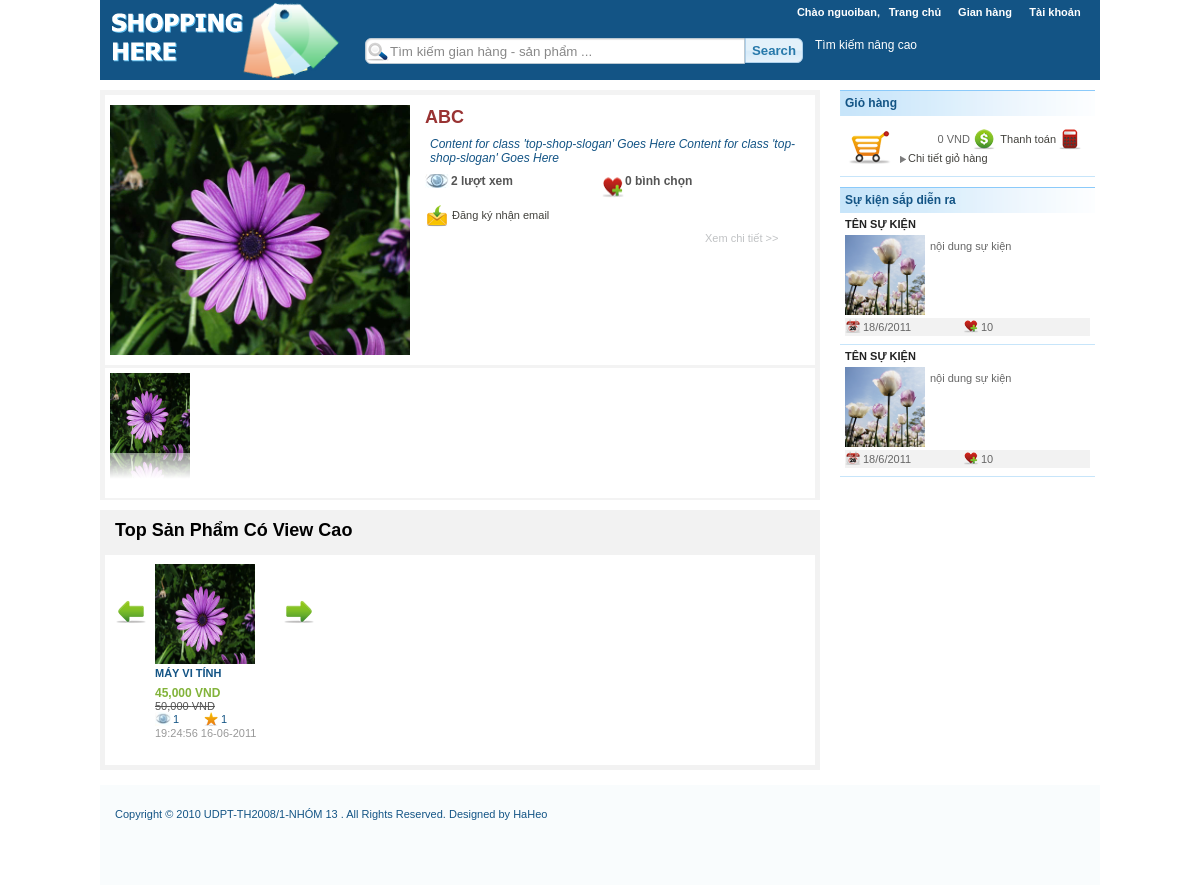
Screenshot of /index.php (signed in) with the database file from the repository.
### tables this page shows
CREATE TABLE `gian_hang` (
  `MaGianHang` int(11) NOT NULL,
  `MaNguoiDung` int(11) NOT NULL,
  `TenGianHang` varchar(100) DEFAULT NULL,
  `NgayTao` datetime DEFAULT NULL,
  `NgayXoa` datetime DEFAULT NULL,
  `NguoiXoa` int(11) DEFAULT NULL,
  `NgayCapNhat` datetime DEFAULT NULL,
  `NguoiCapNhat` int(11) DEFAULT NULL,
  `Theme` varchar(100) DEFAULT NULL,
  `DaXoa` int(11) NOT NULL,
  `LuotXem` int(10) NOT NULL DEFAULT '0',
  `ThongTin` varchar(100) DEFAULT NULL,
  PRIMARY KEY (`MaGianHang`),
  KEY `FK_Gian_Hang_Nguoi_Dung` (`MaNguoiDung`),
  CONSTRAINT `FK_Gian_Hang_Doi_Tuong` FOREIGN KEY (`MaGianHang`) REFERENCES `doi_tuong` (`MaDoiTuong`) ON DELETE NO ACTION ON UPDATE NO ACTION,
  CONSTRAINT `FK_Gian_Hang_Nguoi_Dung` FOREIGN KEY (`MaNguoiDung`) REFERENCES `nguoi_dung` (`MaNguoiDung`) ON DELETE NO ACTION ON UPDATE NO ACTION
);

CREATE TABLE `san_pham` (
  `Ma` int(11) NOT NULL,
  `MaSanPham` varchar(20) DEFAULT NULL,
  `TenSanPham` varchar(100) NOT NULL,
  `SoLuong` int(11) NOT NULL,
  `DonGiaGoc` double NOT NULL,
  `DonGiaBan` double DEFAULT NULL,
  `DacDiemSP` text,
  `NgayDang` datetime NOT NULL,
  `NgayCapNhat` datetime DEFAULT NULL,
  `NguoiCapNhat` int(11) DEFAULT NULL,
  `DaXoa` int(11) DEFAULT NULL,
  `NguoiXoa` int(11) DEFAULT NULL,
  `NgayXoa` datetime DEFAULT NULL,
  `HinhAnh` varchar(50) DEFAULT NULL,
  `MaLoaiSP` int(11) DEFAULT NULL,
  `LuotXem` int(11) NOT NULL DEFAULT '0',
  PRIMARY KEY (`Ma`),
  KEY `FK_San_Pham_Loai_SP1` (`MaLoaiSP`),
  CONSTRAINT `FK_San_Pham_Doi_Tuong` FOREIGN KEY (`Ma`) REFERENCES `doi_tuong` (`MaDoiTuong`) ON DELETE NO ACTION ON UPDATE NO ACTION,
  CONSTRAINT `FK_San_Pham_Loai_SP1` FOREIGN KEY (`MaLoaiSP`) REFERENCES `loai_san_pham` (`MaLoaiSP`) ON DELETE NO ACTION ON UPDATE NO ACTION
);

### class/ConnectDB.php (called while the page is built, shortened)
<?php
class ConnectDB {
	public static function OpenConnection()
	{
		return true;
	}
}
?>

### class/GianHangDAO.php (called while the page is built, shortened)
<?php
require_once ('ConnectDB.php');
class GianHangDAO extends ConnectDB {
	public static function LayTatCaGianHangTheoNgayTao($number)
	{
		$lstGianHang = array();
		try
		{
			$strSQL = "SELECT * FROM `gian_hang` ORDER BY `LuotXem` DESC, `NgayTao` DESC ";
			if ($number > 0)
				$strSQL .= " LIMIT 0, $number ";
			$strSQL .= " ;";
			$result = mysql_query($strSQL, ConnectDB::$mLink);
			while ($row = mysql_fetch_array($result))
			{
				$gianHangDto = new GianHangDTO();
				$gianHangDto->MaGianHang = $row["MaGianHang"];
				$gianHangDto->MaNguoiDung = $row["MaNguoiDung"];
				$gianHangDto->TenGianHang = $row["TenGianHang"];
				$gianHangDto->NgayTao = $row["NgayTao"];
				$gianHangDto->NgayXoa = $row["NgayXoa"];
				$gianHangDto->NguoiXoa = $row["NguoiXoa"];
				$gianHangDto->NgayCapNhat = $row["NgayCapNhat"];
				$gianHangDto->NguoiCapNhat = $row["NguoiCapNhat"];
				$gianHangDto->Theme = $row["Theme"];
				$gianHangDto->DaXoa = $row["DaXoa"];
				$gianHangDto->LuotXem = $row["LuotXem"];
				$gianHangDto->ThongTin = $row["ThongTin"];
				array_push($lstGianHang, $gianHangDto);
			}
		}
		catch (Exception $e)
		{
			$lstGianHang = null;
		}
		return $lstGianHang;
	}
}
?>

### class/LikesDAO.php (called while the page is built, shortened)
<?php
require_once ('ConnectDB.php');
 class LikesDAO extends ConnectDB {
 	public  static  function LayDanhSachLikesTheoMaDoiTuong($maDoiTuong)
	{
		$lstLikes = array();
		try {
			$strSQL = "select * from Likes where MaDoiTuong = $maDoiTuong;";
			$result = mysql_query($strSQL, ConnectDB::$mLink);
			if(!$result || mysql_num_rows($result) <= 0)
				return null;
		} catch (Exception $e) {
			$lstLikes = null;
		}
		return $lstLikes;
	}
 	public  static  function TinhSoSaoTBCuaMotDoiTuong($maDoiTuong)
	{
		$soSaoTB = 0;
		try {
			$strSQL = "select * from Likes where MaDoiTuong = $maDoiTuong;";
			$result = mysql_query($strSQL, ConnectDB::$mLink);
			$numRow = mysql_num_rows($result);
			$tongSoSao = 0;
			while ($row = mysql_fetch_array($result) )
			{
				$tongSoSao = $tongSoSao + $row["SoSao"];
			}
			$soSaoTB = $tongSoSao/$numRow;
		} catch (Exception $e) {
			$soSaoTB = 0;
		}
		return $soSaoTB;
	}
 }
?>

### class/SanPhamDAO.php (called while the page is built, shortened)
<?php
require_once 'ConnectDB.php';
class SanPhamDAO extends ConnectDB {
	public  static  function LayDanhSachSanPham($soLuong)
	{
		$lstSanPham = array();
		try {
			if ($soLuong > 0)
				$strSQL = "SELECT * FROM `San_pham` WHERE DaXoa = 0 ORDER BY `LuotXem` DESC, `NgayDang` DESC LIMIT 0, $soLuong;";
			else
				$strSQL = "SELECT * FROM `San_pham` WHERE DaXoa = 0 ORDER BY `LuotXem` DESC, `NgayDang` DESC;";
			$result = mysql_query($strSQL, ConnectDB::$mLink);
			while ($row = mysql_fetch_array($result) )
			{
				$sanPhamDto = new SanPhamDTO();
				$sanPhamDto->Ma = $row["Ma"];
				$sanPhamDto->TenSanPham = $row["TenSanPham"];
				$sanPhamDto->SoLuong = $row["SoLuong"];
				$sanPhamDto->DonGiaGoc = $row["DonGiaGoc"];
				$sanPhamDto->DonGiaBan = $row["DonGiaBan"];
				$sanPhamDto->DacDiemSP = $row["DacDiemSP"];
				$sanPhamDto->NgayDang = $row["NgayDang"];
				$sanPhamDto->NgayCapNhat = $row["NgayCapNhat"];
				$sanPhamDto->NguoiCapNhat = $row["NguoiCapNhat"];
				$sanPhamDto->DaXoa = $row["DaXoa"];
				$sanPhamDto->NgayXoa = $row["NgayXoa"];
				$sanPhamDto->NguoiXoa = $row["NguoiXoa"];
				$sanPhamDto->MaLoaiSP = $row["MaLoaiSP"];
				$sanPhamDto->HinhAnh =$row["HinhAnh"];
				$sanPhamDto->LuotXem = $row["LuotXem"];
				array_push($lstSanPham, $sanPhamDto);
			}
		} catch (Exception $e) {
			$lstSanPham = array();
		}
		return $lstSanPham;
	}
	public  static  function LayMaGianHangCuaSanPham($maSanPham)
	{
		$res = 0;
		try {
			if (!ConnectDB::OpenConnection())
				return;
			else
			{
				$strSQL = "	SELECT lsp.MaGianHang
							FROM san_pham sp, loai_san_pham lsp
							WHERE sp.Ma = $maSanPham AND sp.MaLoaiSP = lsp.MaLoaiSP and sp.DaXoa = 0;";
				$result = mysql_query($strSQL);
				$row = mysql_fetch_array($result);
				$res = $row["MaGianHang"];
			}
		} catch (Exception $e) {
			$res = 0;
		}
		return $res;
	}
}
?>

### controls/ucTopProduct.php (the view)
<div class="top-product">
   		<div class="top-list-product-wrapper">
       	  <div class="top-list-product-title">
				Top sản phẩm có view cao
          </div>
          <div class="top-list-product-content">
              <div class="top-list-product-item-back">
              </div>
                <?php
					require_once ('class/SanPhamDAO.php');
					$dsTopSanPham = SanPhamDAO::LayDanhSachSanPham(5);
					$strOutput = "";
					if (count($dsTopSanPham) == 0)
					{
						$strOutput = "<p><i>Website chưa có sản phẩm nào.</i></p>";
					}
					else
					{
						for($i = 0; $i< count($dsTopSanPham); $i++)
						{
							$sanPham = $dsTopSanPham[$i];
							$maGH = SanPhamDAO::LayMaGianHangCuaSanPham($sanPham->Ma);
							$donGiaBan = formatMoney($sanPham->DonGiaBan);
							$donGiaGoc = formatMoney($sanPham->DonGiaGoc);
							$soSao = LikesDAO::TinhSoSaoTBCuaMotDoiTuong($sanPham->Ma);
							$ngayDangSP = date_create($sanPham->NgayDang);
							$ngayDangSP = $ngayDangSP->format('H:i:s d-m-Y ');
							$strOutput .=
							"<div class='top-list-product-item'>
								<a href='chi_tiet_san_pham?maSanPham=$sanPham->Ma&maGianHang=$maGH'>
									<img src='$sanPham->HinhAnh' width='350' height='350' />
								</a>
								<div class='name'>
								<a  href='chi_tiet_san_pham?maSanPham=$sanPham->Ma&maGianHang=$maGH'>
									$sanPham->TenSanPham
								</a>
								</div>";
							if ($donGiaBan < $donGiaGoc)
							{
								$strOutput .= "<div class='new-price'>$donGiaBan VND</div>
										<div class='old-price'>$donGiaGoc VND</div>";
							}
							else
							{
								$strOutput .= "<div class='new-price'>$donGiaGoc VND</div>";
							}
							$strOutput .= "
								<div class='top-list-product-item-info'>
								  <a href='#'><div class='views'>$sanPham->LuotXem</div></a>
								  <a href='#'><div class='stars'>$soSao</div></a>
								</div>
								 <div class='top-list-product-item-info'> ";
							$strOutput .=" <a href='#'><div class='time-upload'>$ngayDangSP</div></a>
								</div>
							</div>";
						}
					}
					echo $strOutput;
				?>
              <div class="top-list-product-item-next">
              </div>
          </div>
   		</div>
      </div>

### controls/ucTopShop.php
<div class="top-shop">
    <div class="top-shop-wrapper">
	  <?php
      require_once ('class/GianHangDAO.php');
      require_once ('class/SanPhamDAO.php');
      require_once ('class/LikesDAO.php');
      $dsGianHang = GianHangDAO::LayTatCaGianHangTheoNgayTao(8);
      if (count($dsGianHang) == 0 || is_null($dsGianHang))
      {
		  $topShop ="<p><br>Chưa có gian hàng nào được tạo.<p>";
      }
      else
      {
		  $gianHangViewCaoNhat = $dsGianHang[0];
		  $dsLikeGianHang = LikesDAO::LayDanhSachLikesTheoMaDoiTuong($gianHangViewCaoNhat->MaGianHang);
		  $soNguoiLikeGH = count($dsLikeGianHang);
		  $topShop = "
		  		<div class='top-shop-image'>
		  		<a href='#'><img src='$gianHangViewCaoNhat->Theme' width='300' height='250' /></a>
				</div>
			  <div class='top-shop-info'>
				<div class='top-shop-info-line'>
					<div class='name'>
						<a href='gian_hang.php?maGianHang=$gianHangViewCaoNhat->MaGianHang'>
							$gianHangViewCaoNhat->TenGianHang
						</a>
					</div>
				</div>
				<div class='top-shop-info-line'>
					<div class='slogan'>Content for  class 'top-shop-slogan' Goes Here Content for  class 'top-shop-slogan' Goes Here
					</div>
				</div>
				<div class='top-shop-info-line'>
					<div class='views'>$gianHangViewCaoNhat->LuotXem lượt xem </div>
					<div class='likes'>
						<a href='#'><img src='image/add_to_favorites_24.png' width='24' height='24' /></a>
						$soNguoiLikeGH bình chọn
					</div>
				</div>
			<div class='top-shop-info-line'>
            	<div class='recieve-email'>
                	<a href='#'><img src='image/yellow_mail_receive_24.png' width='24' height='24'/>
					Đăng ký nhận email</a>
                </div>
            </div>
			<div class='top-shop-info-line'>
					<div class='view-shop'>
						<a href='gian_hang.php?maGianHang=$gianHangViewCaoNhat->MaGianHang'>
							Xem chi tiết >>
						</a>
					</div>
				</div>
			  </div>
			  ";
	}
	echo $topShop;
	?>
	</div>
    <div class="list-top-shop-wrapper">
	<?php
	 $topOtherShop ="";
	 if (count($dsGianHang) <= 1)
	 {
		$topOtherShop .= "";
	 }
	 else
	 {
		  for($i = 1; $i<count($dsGianHang); $i++)
		  {
			  $otherShop = $dsGianHang[$i];
			  $topOtherShop .= "
						<div class='list-top-shop-item'>
							<a href='gian_hang.php?maGianHang=$otherShop->MaGianHang'>
								<img src='$otherShop->Theme' width='80' height='80' class='reflect' />
							</a>
						</div>
						";
		  }
	 }
	 echo $topOtherShop;
	 ?>
    </div>
</div>

### css/style-default.css (style rules this page uses)
body { font-family:Tahoma, Geneva, sans-serif; font-size:12px; background: #FFF; margin: 0; padding: 0; color: #000; }
a img { border: none; }
a:link { color: #42413C; text-decoration: none; }
.top-shop { height:400px; background:#F3F3F3; padding: 5px; margin-bottom:10px; }
.top-shop-wrapper { height: 250px; overflow:hidden; background:#FFF; padding: 10px 5px; border-bottom: 3px solid #F3F3F3; }
.top-shop-image { width: 250px; display:inline; float: left; margin: auto; }
.top-shop-info { width: 385px; float: right; padding-left: 15px; }
.top-shop-info-line { padding: 2px 0px; vertical-align:middle; overflow:hidden; }
.top-shop-info-line .name { font-weight:bold; font-size: 18px; color: #993333; text-transform:uppercase; }
.top-shop-info-line .name a { font-weight:bold; font-size: 18px; color: #993333; text-transform:uppercase; }
.top-shop-info-line .slogan { font-size: 12px; font-style:italic; color:#135485; padding: 5px; }
.top-shop-info-line .views { background: url(../image/views-icon_24.jpg) no-repeat left ; font-size: 12px; font-weight:bold; color:#555555; width: 150px; float:left; padding-left: 26px; }
.top-shop-info-line .likes { font-size: 12px; font-weight:bold; color:#555555; width: 150px; float:left; }
.likes a img { float:left; height: 26px; }
.top-shop-info-line .view-shop { font-size: 11px; font-weight:normal; color:#C0C2C4; display:block; display:inline; padding-left: 280px; }
.top-shop-info-line .view-shop a { font-size: 11px; font-weight:normal; color:#C0C2C4; text-decoration: none; }
.recieve-email { font-size: 11px; font-style:normal; color:#6E6C64; display:inline; float:left; vertical-align:middle; }
.recieve-email img { line-height: 26px; text-decoration: none; vertical-align:middle; }
.list-top-shop-wrapper { height: 120px; overflow:hidden; background:#FFF; padding: 5px; }
.list-top-shop-item { float:left; width: 85px; height: 100px; }
.top-product { background: #F2F2F2; padding: 5px; margin-bottom: 5px; border-top: 0px solid #B3B3B3; }
.top-list-product-wrapper { overflow: hidden; }
.top-list-product-title { padding: 5px 10px; height: 30px; vertical-align:middle; text-transform:capitalize; color: #000; font-size: 18px; font-weight:bold; font-family:"Trebuchet MS", Arial, Helvetica, sans-serif; }
.top-list-product-content { height: 200px; overflow: hidden; background:#FFF; padding: 5px 10px; }
.top-list-product-item-next { width: 32px; float:left; padding: 0px 4px 4px; vertical-align:middle; background:url(../image/next_32.png) no-repeat right; height: 100px; }
.top-list-product-item-back { width: 32px; float:left; padding: 0px 4px 4px; vertical-align:middle; background:url(../image/back_32.png) no-repeat left; height: 100px; }
.top-list-product-item { width: 120px; float:left; text-align:left; padding: 4px 0px; }
.top-list-product-item img { height: 100px; width: 100px; }
.top-list-product-item .name { color: #135485; font-weight: bold; text-transform:uppercase; font-size:11px; line-height: 18px; text-align:justify; }
.top-list-product-item .name a { color: #135485; font-weight: bold; text-transform:uppercase; font-size:11px; text-decoration: none; }
.top-list-product-item .old-price { color: #555555; font-weight: normal; text-decoration:line-through; font-size:11px; }
.top-list-product-item .new-price { color: #82B33A; font-weight: bold; font-size:12px; padding: 4px 0px 0px; }
.top-list-product-item-info { overflow:hidden; padding: 0px; }
.top-list-product-item-info .views { background:url(../image/views-icon_16.png) no-repeat left; padding-left: 18px; float:left; width: 30px; line-height: 14px; font-size:11px; font-weight: normal; color: #135485; }
.top-list-product-item-info .stars { background:url(../image/star_full_16.png) no-repeat left; padding-left: 18px; float:left; width: 24px; line-height: 14px; font-size:11px; font-weight: normal; color: #135485; }
.top-list-product-item-info .time-upload { float:left; width: 100%; padding-left: 0px; line-height: 14px; color: #999999; font-weight: normal; font-size:11px; }

### css/style-shop.css (style rules this page uses)
.likes { color:#135485; font-weight: normal; cursor:pointer; }

### rows the page displays
gian_hang: Theme (picture), TenGianHang "ABC", LuotXem "2"
gian_hang: Theme (picture)
san_pham: HinhAnh (picture), TenSanPham "MÁY VI TÍNH", DonGiaBan "45,000", DonGiaGoc "50,000", LuotXem "1", soSao "1", NgayDang "19:24:56 16-06-2011"

### other values shown
$_SESSION['UserName'] "nguoiban"
$soNguoiLikeGH "0"
$tongTien "0"
